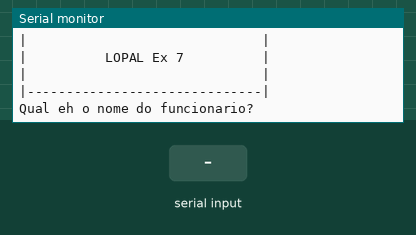
A sketch run on a simulated Arduino Uno, built with avr-gcc and run on an emulated ATmega328P. Shown: the last lines printed to the serial monitor. The inputs (shaded band) are chosen by the test bench.

Above: at 1.2 s.
1.3 s: "90,45\n" received over Serial
At 2.8 s:
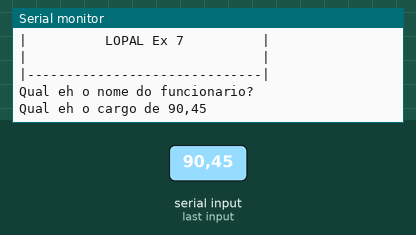
3.8 s: "30,150\n" received over Serial
At 6.0 s:
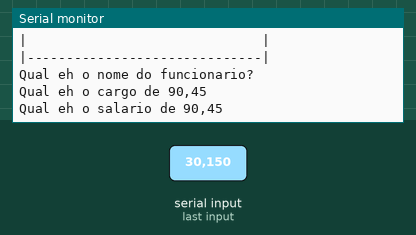
6.3 s: "5\n" received over Serial
At 6.53 s:
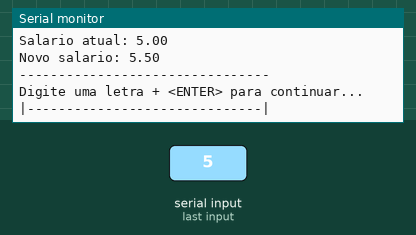
7.8 s: "90\n" received over Serial
At 10.0 s:
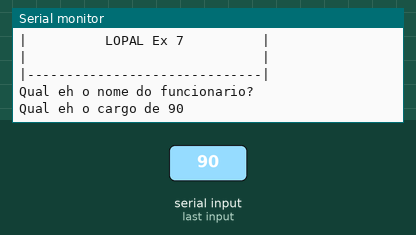
10.3 s: "200\n" received over Serial
At 12.1 s:
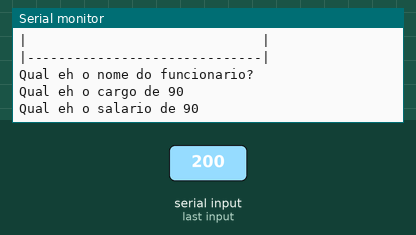
12.8 s: "90,45\n" received over Serial
At 15.0 s:
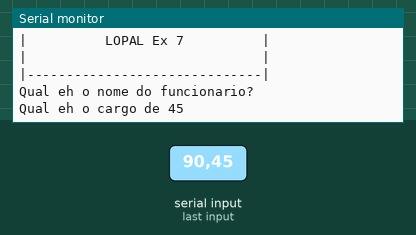

The sketch:

LOPAL_Ex_7.ino
```cpp
//Faça um programa que receba o nome, cargo, e salário de um funcionário. Calcule o
//salário a ser acrescido de 10%. Ao final exiba o nome, o cargo e o novo salário desse
//funcionário.

//Variáveis
String nome = "";
String cargo = "";
float salarioAtual = 0;
float novoSalario = 0;

void setup()
{
  Serial.begin (9600);
}

void loop()
{
  //Cabeçalho
  Serial.println ("|------------------------------|");
  Serial.println ("|                              |");
  Serial.println ("|          LOPAL Ex 7          |");
  Serial.println ("|                              |");
  Serial.println ("|------------------------------|");
  Serial.println();//pula uma linha
  Serial.println();//pula uma linha

  //Entrada
  Serial.println("Qual eh o nome do funcionario?");//pergunta o nome do usuário
  while(! Serial.available() );//espera o usuário digitar/dar um <Enter>
  nome = Serial.readString();//resposta do usuário / ler um texto da serial
  nome.trim();//retira  o \n (retira o enter capturado)

  Serial.println("Qual eh o cargo de " + nome);//pergunta o cargo do usuário
  while(! Serial.available() );//espera o usuário digitar/dar um <Enter>
  cargo = Serial.readString();//resposta do usuário / ler um texto da serial
  cargo.trim();//retira  o \n (retira o enter capturado)

  Serial.println("Qual eh o salario de " + nome);//pergunta o salário do usuário
  while(! Serial.available() );//espera o usuário digitar/dar um <Enter>
  salarioAtual = Serial.parseFloat();//resposta do usuário

  //processamento
  novoSalario = salarioAtual + (salarioAtual * 0.10);

  //saída
  Serial.println("Relatorio");
  Serial.println();
  Serial.println("--------------------------------");
  Serial.println();
  Serial.println("Nome: " + nome);
  Serial.println("Cargo: " + cargo);
  Serial.println("Salario atual: " + String (salarioAtual) );
  Serial.println("Novo salario: " + String (novoSalario, 2) );
  Serial.println();
  Serial.println("--------------------------------");
  Serial.println();

  Serial.println("Digite uma letra + <ENTER> para continuar...");//Faz o programa parar até apertar o <ENTER>
  while (! Serial.available () );

  Serial.println();
  Serial.println();

  Serial.read();//Limpa o cachê do \n - o <ENTER>
}
```

Measured:
- after the input at 1.3 s, the serial monitor: prints a new line after 1.0 s (image 1)
- after the input at 3.8 s, the serial monitor: prints a new line after 1.0 s (image 2)
- after the input at 6.3 s, the serial monitor: prints a new line at once (image 3)
- after the input at 7.8 s, the serial monitor: prints a new line after 1.0 s (image 4)
- after the input at 10.3 s, the serial monitor: prints a new line after 1.0 s (image 5)
- after the input at 12.8 s, the serial monitor: prints a new line at once (image 6)
